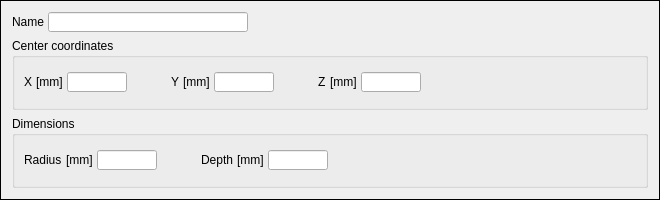
<?xml version="1.0" encoding="UTF-8"?>
<ui version="4.0">
 <class>VOI</class>
 <widget class="QFrame" name="VOI">
  <property name="geometry">
   <rect>
    <x>0</x>
    <y>0</y>
    <width>660</width>
    <height>200</height>
   </rect>
  </property>
  <property name="sizePolicy">
   <sizepolicy hsizetype="Preferred" vsizetype="Fixed">
    <horstretch>0</horstretch>
    <verstretch>0</verstretch>
   </sizepolicy>
  </property>
  <property name="minimumSize">
   <size>
    <width>0</width>
    <height>200</height>
   </size>
  </property>
  <property name="maximumSize">
   <size>
    <width>16777215</width>
    <height>200</height>
   </size>
  </property>
  <property name="windowTitle">
   <string>Frame</string>
  </property>
  <property name="styleSheet">
   <string notr="true">#VOI {
border: 1px solid black
}</string>
  </property>
  <property name="frameShape">
   <enum>QFrame::StyledPanel</enum>
  </property>
  <property name="frameShadow">
   <enum>QFrame::Raised</enum>
  </property>
  <property name="lineWidth">
   <number>10</number>
  </property>
  <property name="midLineWidth">
   <number>10</number>
  </property>
  <layout class="QVBoxLayout" name="verticalLayout">
   <item>
    <layout class="QHBoxLayout" name="horizontalLayout">
     <property name="spacing">
      <number>4</number>
     </property>
     <property name="leftMargin">
      <number>0</number>
     </property>
     <property name="topMargin">
      <number>0</number>
     </property>
     <property name="rightMargin">
      <number>0</number>
     </property>
     <item>
      <widget class="QLabel" name="label">
       <property name="maximumSize">
        <size>
         <width>16777215</width>
         <height>20</height>
        </size>
       </property>
       <property name="text">
        <string>Name</string>
       </property>
       <property name="scaledContents">
        <bool>true</bool>
       </property>
      </widget>
     </item>
     <item>
      <widget class="QLineEdit" name="name_lineEdit">
       <property name="sizePolicy">
        <sizepolicy hsizetype="Fixed" vsizetype="Fixed">
         <horstretch>0</horstretch>
         <verstretch>0</verstretch>
        </sizepolicy>
       </property>
       <property name="minimumSize">
        <size>
         <width>200</width>
         <height>0</height>
        </size>
       </property>
       <property name="maximumSize">
        <size>
         <width>0</width>
         <height>20</height>
        </size>
       </property>
      </widget>
     </item>
     <item>
      <spacer name="horizontalSpacer">
       <property name="orientation">
        <enum>Qt::Horizontal</enum>
       </property>
       <property name="sizeHint" stdset="0">
        <size>
         <width>40</width>
         <height>20</height>
        </size>
       </property>
      </spacer>
     </item>
    </layout>
   </item>
   <item>
    <widget class="QGroupBox" name="groupBox">
     <property name="title">
      <string>Center coordinates</string>
     </property>
     <layout class="QHBoxLayout" name="horizontalLayout_6">
      <property name="spacing">
       <number>4</number>
      </property>
      <item>
       <widget class="QLabel" name="label_11">
        <property name="maximumSize">
         <size>
          <width>16777215</width>
          <height>20</height>
         </size>
        </property>
        <property name="text">
         <string>X</string>
        </property>
        <property name="scaledContents">
         <bool>true</bool>
        </property>
       </widget>
      </item>
      <item>
       <widget class="QLabel" name="label_23">
        <property name="maximumSize">
         <size>
          <width>16777215</width>
          <height>20</height>
         </size>
        </property>
        <property name="text">
         <string>[mm]</string>
        </property>
        <property name="scaledContents">
         <bool>true</bool>
        </property>
       </widget>
      </item>
      <item>
       <widget class="QLineEdit" name="centerX_lineEdit">
        <property name="sizePolicy">
         <sizepolicy hsizetype="Fixed" vsizetype="Fixed">
          <horstretch>0</horstretch>
          <verstretch>0</verstretch>
         </sizepolicy>
        </property>
        <property name="maximumSize">
         <size>
          <width>60</width>
          <height>20</height>
         </size>
        </property>
       </widget>
      </item>
      <item>
       <spacer name="horizontalSpacer_12">
        <property name="orientation">
         <enum>Qt::Horizontal</enum>
        </property>
        <property name="sizeType">
         <enum>QSizePolicy::Fixed</enum>
        </property>
        <property name="sizeHint" stdset="0">
         <size>
          <width>40</width>
          <height>20</height>
         </size>
        </property>
       </spacer>
      </item>
      <item>
       <widget class="QLabel" name="label_19">
        <property name="maximumSize">
         <size>
          <width>16777215</width>
          <height>20</height>
         </size>
        </property>
        <property name="text">
         <string>Y</string>
        </property>
        <property name="scaledContents">
         <bool>true</bool>
        </property>
       </widget>
      </item>
      <item>
       <widget class="QLabel" name="label_24">
        <property name="maximumSize">
         <size>
          <width>16777215</width>
          <height>20</height>
         </size>
        </property>
        <property name="text">
         <string>[mm]</string>
        </property>
        <property name="scaledContents">
         <bool>true</bool>
        </property>
       </widget>
      </item>
      <item>
       <widget class="QLineEdit" name="centerY_lineEdit">
        <property name="sizePolicy">
         <sizepolicy hsizetype="Fixed" vsizetype="Fixed">
          <horstretch>0</horstretch>
          <verstretch>0</verstretch>
         </sizepolicy>
        </property>
        <property name="maximumSize">
         <size>
          <width>60</width>
          <height>20</height>
         </size>
        </property>
       </widget>
      </item>
      <item>
       <spacer name="horizontalSpacer_11">
        <property name="orientation">
         <enum>Qt::Horizontal</enum>
        </property>
        <property name="sizeType">
         <enum>QSizePolicy::Fixed</enum>
        </property>
        <property name="sizeHint" stdset="0">
         <size>
          <width>40</width>
          <height>20</height>
         </size>
        </property>
       </spacer>
      </item>
      <item>
       <widget class="QLabel" name="label_20">
        <property name="maximumSize">
         <size>
          <width>16777215</width>
          <height>20</height>
         </size>
        </property>
        <property name="text">
         <string>Z</string>
        </property>
        <property name="scaledContents">
         <bool>true</bool>
        </property>
       </widget>
      </item>
      <item>
       <widget class="QLabel" name="label_25">
        <property name="maximumSize">
         <size>
          <width>16777215</width>
          <height>20</height>
         </size>
        </property>
        <property name="text">
         <string>[mm]</string>
        </property>
        <property name="scaledContents">
         <bool>true</bool>
        </property>
       </widget>
      </item>
      <item>
       <widget class="QLineEdit" name="centerZ_lineEdit">
        <property name="sizePolicy">
         <sizepolicy hsizetype="Fixed" vsizetype="Fixed">
          <horstretch>0</horstretch>
          <verstretch>0</verstretch>
         </sizepolicy>
        </property>
        <property name="maximumSize">
         <size>
          <width>60</width>
          <height>20</height>
         </size>
        </property>
       </widget>
      </item>
      <item>
       <spacer name="horizontalSpacer_8">
        <property name="orientation">
         <enum>Qt::Horizontal</enum>
        </property>
        <property name="sizeHint" stdset="0">
         <size>
          <width>40</width>
          <height>20</height>
         </size>
        </property>
       </spacer>
      </item>
     </layout>
    </widget>
   </item>
   <item>
    <widget class="QGroupBox" name="groupBox_2">
     <property name="title">
      <string>Dimensions</string>
     </property>
     <layout class="QHBoxLayout" name="horizontalLayout_7">
      <property name="spacing">
       <number>4</number>
      </property>
      <item>
       <widget class="QLabel" name="label_17">
        <property name="maximumSize">
         <size>
          <width>16777215</width>
          <height>20</height>
         </size>
        </property>
        <property name="text">
         <string>Radius</string>
        </property>
        <property name="scaledContents">
         <bool>true</bool>
        </property>
       </widget>
      </item>
      <item>
       <widget class="QLabel" name="label_26">
        <property name="maximumSize">
         <size>
          <width>16777215</width>
          <height>20</height>
         </size>
        </property>
        <property name="text">
         <string>[mm]</string>
        </property>
        <property name="scaledContents">
         <bool>true</bool>
        </property>
       </widget>
      </item>
      <item>
       <widget class="QLineEdit" name="radius_lineEdit">
        <property name="sizePolicy">
         <sizepolicy hsizetype="Fixed" vsizetype="Fixed">
          <horstretch>0</horstretch>
          <verstretch>0</verstretch>
         </sizepolicy>
        </property>
        <property name="maximumSize">
         <size>
          <width>60</width>
          <height>20</height>
         </size>
        </property>
       </widget>
      </item>
      <item>
       <spacer name="horizontalSpacer_13">
        <property name="orientation">
         <enum>Qt::Horizontal</enum>
        </property>
        <property name="sizeType">
         <enum>QSizePolicy::Fixed</enum>
        </property>
        <property name="sizeHint" stdset="0">
         <size>
          <width>40</width>
          <height>20</height>
         </size>
        </property>
       </spacer>
      </item>
      <item>
       <widget class="QLabel" name="label_18">
        <property name="maximumSize">
         <size>
          <width>16777215</width>
          <height>20</height>
         </size>
        </property>
        <property name="text">
         <string>Depth</string>
        </property>
        <property name="scaledContents">
         <bool>true</bool>
        </property>
       </widget>
      </item>
      <item>
       <widget class="QLabel" name="label_27">
        <property name="maximumSize">
         <size>
          <width>16777215</width>
          <height>20</height>
         </size>
        </property>
        <property name="text">
         <string>[mm]</string>
        </property>
        <property name="scaledContents">
         <bool>true</bool>
        </property>
       </widget>
      </item>
      <item>
       <widget class="QLineEdit" name="depth_lineEdit">
        <property name="sizePolicy">
         <sizepolicy hsizetype="Fixed" vsizetype="Fixed">
          <horstretch>0</horstretch>
          <verstretch>0</verstretch>
         </sizepolicy>
        </property>
        <property name="maximumSize">
         <size>
          <width>60</width>
          <height>20</height>
         </size>
        </property>
       </widget>
      </item>
      <item>
       <spacer name="horizontalSpacer_10">
        <property name="orientation">
         <enum>Qt::Horizontal</enum>
        </property>
        <property name="sizeHint" stdset="0">
         <size>
          <width>40</width>
          <height>20</height>
         </size>
        </property>
       </spacer>
      </item>
     </layout>
    </widget>
   </item>
  </layout>
 </widget>
 <resources/>
 <connections/>
</ui>
